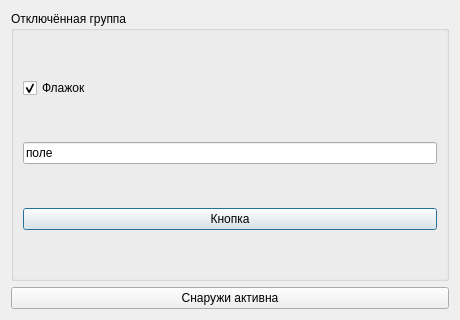
<?xml version="1.0" encoding="UTF-8"?>
<ui version="4.0"><class>Dialog</class><widget class="QDialog" name="Dialog"><property name="geometry"><rect><x>0</x><y>0</y><width>460</width><height>320</height></rect></property><property name="windowTitle"><string>#071 states/156_disabled_group</string></property><layout class="QVBoxLayout" name="verticalLayout"><property name="leftMargin"><number>11</number></property><property name="topMargin"><number>11</number></property><property name="rightMargin"><number>11</number></property><property name="bottomMargin"><number>11</number></property><property name="spacing"><number>6</number></property><item><widget class="QGroupBox" name="g1"><property name="title"><string>Отключённая группа</string></property><layout class="QVBoxLayout" name="g1Layout"><property name="leftMargin"><number>9</number></property><property name="topMargin"><number>9</number></property><property name="rightMargin"><number>9</number></property><property name="bottomMargin"><number>9</number></property><property name="spacing"><number>6</number></property><item><widget class="QCheckBox" name="c1"><property name="text"><string>Флажок</string></property><property name="checked"><bool>true</bool></property></widget></item><item><widget class="QLineEdit" name="e1"><property name="text"><string>поле</string></property></widget></item><item><widget class="QPushButton" name="b1"><property name="text"><string>Кнопка</string></property></widget></item></layout></widget></item><item><widget class="QPushButton" name="b2"><property name="text"><string>Снаружи активна</string></property></widget></item></layout></widget></ui>
